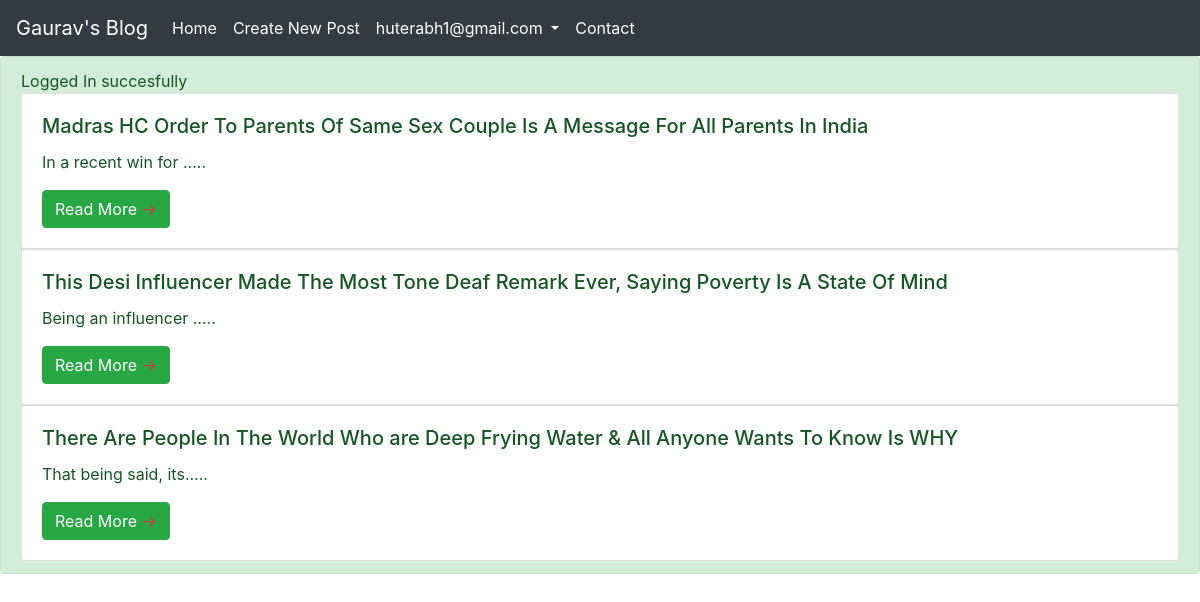
The app's page /index.php?info=login (signed in) with its own data.
### tables this page shows
CREATE TABLE `post` (
  `id` int(11) NOT NULL,
  `title` blob NOT NULL,
  `Content` longblob NOT NULL,
  `user` varchar(255) NOT NULL
);

### logic.php (called while the page is built, shortened)
<?php
    $conn = mysqli_connect("localhost","root","","gaurav_blog");
    $sql = "select * from post";
    $query = mysqli_query($conn,$sql);
?>

### index.php (the view, shortened to what this page needs)
<?php
  include "logic.php";
?>
<!doctype html>
<html lang="en">
  <head>
    <link rel="stylesheet" href="https://cdn.jsdelivr.net/npm/bootstrap@4.6.0/dist/css/bootstrap.min.css">
  </head>
  <body>
  <?php
    include "nav.php";
  ?>
  <?php
  if(isset($_REQUEST["info"])){ ?>
  <?php if($_REQUEST["info"]=='added'){ ?>
  <div class="alert alert-success" role="alert">
    post has been added succesfully
  </div>
  <?php }  else if($_REQUEST["info"]=='updated'){?>
  <div class="alert alert-success" role="alert">
    post has been Updated succesfully
  </div>
  <?php } else if($_REQUEST["info"]=='deleted'){?>
    <div class="alert alert-danger" role="alert">
    post has been Deleted succesfully
  </div>
  <?php } else if($_REQUEST["info"]=='signup'){?>
    <div class="alert alert-success" role="alert">
    Account Created succesfully
  <?php } else if($_REQUEST["info"]=='login'){?>
    <div class="alert alert-success" role="alert">
    Logged In succesfully
  <?php } else if($_REQUEST["info"]=='loginfail'){?>
    <div class="alert alert-danger" role="alert">
    Email Or Password Incorrect Try Again!
  <?php }
  else if($_REQUEST["info"]=='contact'){ ?>
    <div class="alert alert-success" role="alert">
    Your Form Submitted succesfully
  <?php }}?>
    <?php foreach ($query as $q) {?>
    <div class="card">
  <div class="card-body">
    <h5 class="card-title"><?php echo $q['title'];?></h5>
    <p class="card-text"><?php echo substr($q['Content'],0,20); echo ".....";?></p>
    <a href="post.php?id=<?php echo $q['id']?>" class="btn btn-success">Read More <span class="text-danger">&rarr;</span></a>
  </div>
</div>
    <?php }?>
  </body>
</html>

### records on screen
post: title "Madras HC Order To Parents Of Same Sex Couple Is A Message For All Parents In India", Content "In a recent win for"
post: title "This Desi Influencer Made The Most Tone Deaf Remark Ever, Saying Poverty Is A State Of Mind", Content "Being an influencer"
post: title "There Are People In The World Who are Deep Frying Water & All Anyone Wants To Know Is WHY", Content "That being said, its"

### other values on screen
$_SESSION['name'] "huterabh1@gmail.com"
